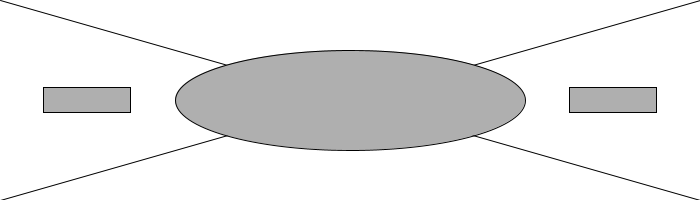
Frame 1 (no input)
Frame 60 (the mouse pressed at the canvas centre just before this capture): identical to frame 1, image omitted
Frame 120 (the mouse held since frame 60 and released just before this capture): identical to frame 1, image omitted

The Processing sketch that drew this single still picture (run headless with seeded random() and noise(); from frame 60 on, the mouse is pressed at the canvas centre):

// Processing sketch: Exercise4_5
// ── Exercise4_5.pde
void setup() {
  size(700,200);
  smooth();
}

void draw() {
  background(255);
  stroke(0);
  fill(175);
  line(0,0,width,height);
  line(width,0,0,height);
  rectMode(CENTER);
  ellipse(width/2,height/2,width/2,height/2);
  rect(width/8,height/2,width/8,height/8);
  rect(width-width/8,height/2,width/8,height/8);
}
